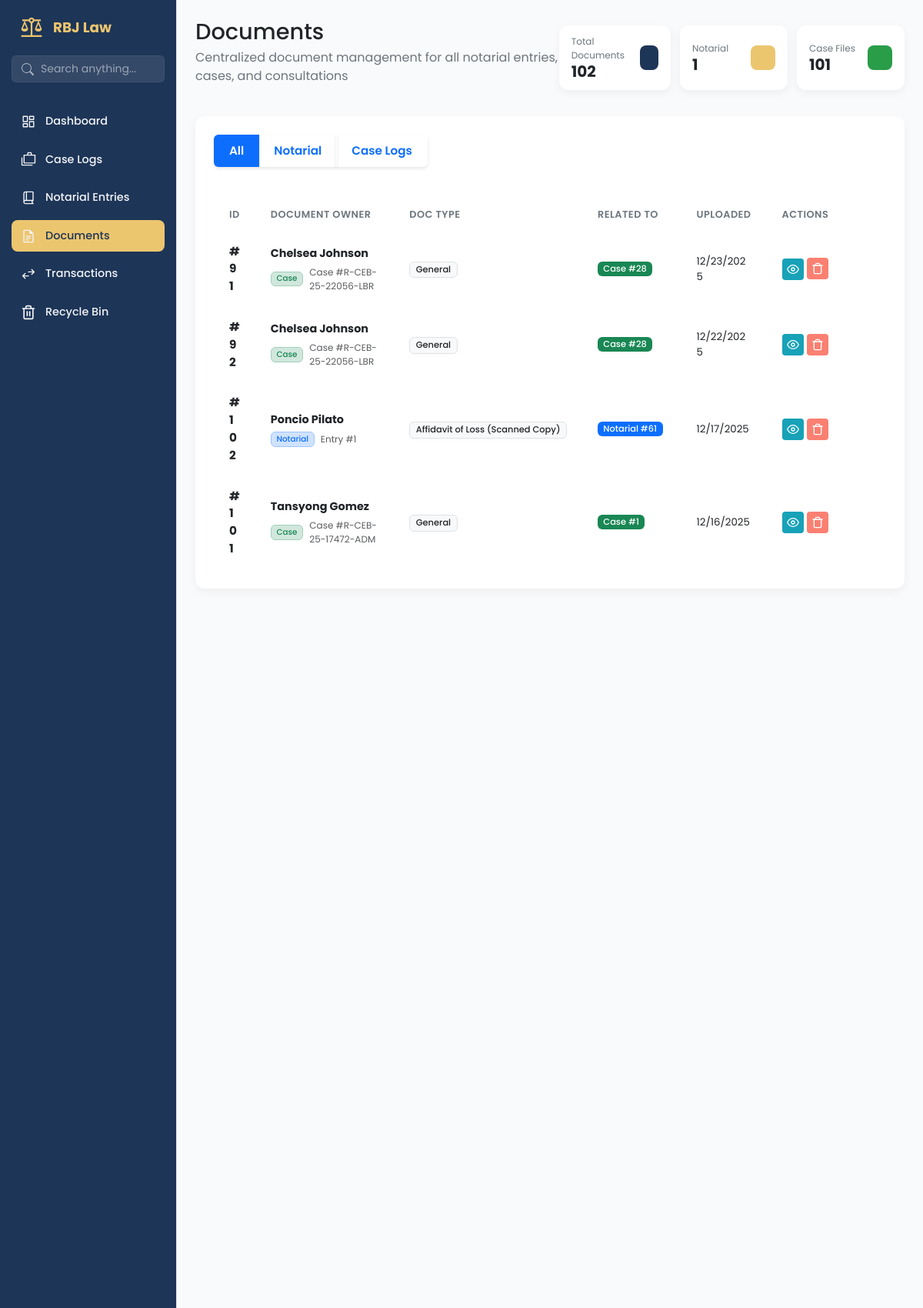
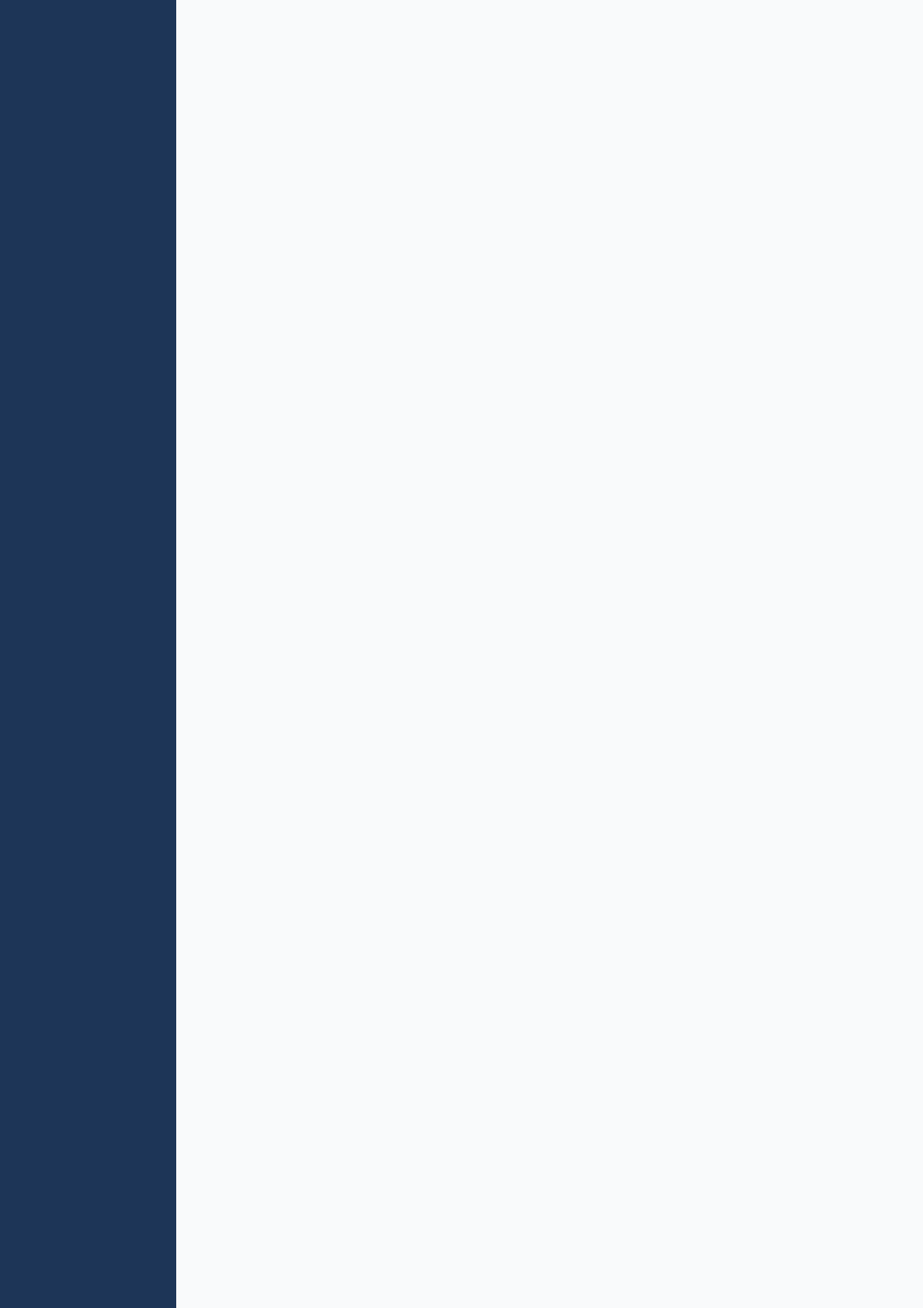
The page /documents/ (signed in, upper part) on the database its author committed (2 pictures, top to bottom).
### app/models/document_mdl.py (models this page shows, shortened)
class Document(db.Model, SoftDeleteMixin):
    __tablename__ = 'documents'
    id = db.Column(db.Integer, primary_key=True)
    filename = db.Column(db.String(255), nullable=False)
    file_path = db.Column(db.String(500), nullable=False)
    file_type = db.Column(db.String(50), nullable=True)
    file_size = db.Column(db.Integer, nullable=True)  # in bytes
    document_type = db.Column(db.String(100), nullable=True)  # e.g., Affidavit, ID, SPA Draft, etc.
    notes = db.Column(db.Text, nullable=True)
    document_status = db.Column(db.String(50), default='Pending', nullable=False)
    parent_type = db.Column(db.String(50), nullable=False)  # 'notarial_entry', 'case', 'client'
    parent_id = db.Column(db.Integer, nullable=False)
    uploaded_by = db.Column(db.Integer, db.ForeignKey('users.id'), nullable=True)
    uploaded_at = db.Column(db.DateTime, default=datetime.utcnow)
    last_modified = db.Column(db.DateTime, default=datetime.utcnow, onupdate=datetime.utcnow)
    uploader = db.relationship('User', backref='uploaded_documents', lazy=True)

### app/routes/documents_routes.py (the view)
@documents_bp.route('/')
@staff_or_admin_required
@login_required
def documents_page():
    document_type = request.args.get('type', 'all')
    query = Document.query
    if current_user.role == 'staff':
        query = query.filter(Document.parent_type != 'case')
    if document_type != 'all':
        query = query.filter_by(parent_type=document_type)
    search_term = request.args.get('search', '')
    if search_term:
        query = query.filter(or_(
            Document.filename.ilike(f'%{search_term}%'),
            Document.notes.ilike(f'%{search_term}%')
        ))
    documents = query.order_by(Document.uploaded_at.desc()).all()
    for doc in documents:
        doc.context_name = "Unknown Client"
        doc.context_ref = f"ID: {doc.parent_id}"
        if doc.parent_type == 'notarial_entry':
            entry = NotarialEntry.query.get(doc.parent_id)
            if entry:
                doc.context_ref = f"Entry #{entry.not_entry_num}"
                if entry.parties:
                    primary_party = entry.parties[0].party_name
                    if len(entry.parties) > 1:
                        doc.context_name = f"{primary_party} et al."
                    else:
                        doc.context_name = primary_party
                else:
                    doc.context_name = "No Party Listed"
        elif doc.parent_type == 'case':
            case = Case.query.get(doc.parent_id)
            if case:
                doc.context_ref = f"Case #{case.case_number}"
                if case.client:
                    doc.context_name = f"{case.client.first_name} {case.client.last_name}"
                else:
                    doc.context_name = case.title  # Fallback to case title if no client
            else:
                doc.context_name = "Deleted Case"
                doc.context_ref = f"ID: {doc.parent_id}"
        elif doc.parent_type == 'consultation':
            pass
        elif doc.parent_type == 'client':
            client = Client.query.get(doc.parent_id)
            if client:
                doc.context_name = f"{client.first_name} {client.last_name}"
                doc.context_ref = "Client File"
    return render_template('documents_page.html',
                         documents=documents,
                         current_filter=document_type,
                         search_term=search_term)

### app/utils/permissions.py (called while the page is built)
def staff_or_admin_required(f):
    @wraps(f)
    def decorated_function(*args, **kwargs):
        if not current_user.is_authenticated:
            flash('Please login to access this page.', 'error')
            return redirect(url_for('auth.login'))
        if current_user.role not in ['admin', 'staff']:
            flash('Staff or Administrator access required.', 'error')
            return redirect(url_for('dashboard.dashboard_page'))
        return f(*args, **kwargs)
    return decorated_function

### app/templates/documents_page.html (shortened to what this page needs)
{% extends 'base.html' %}
{% block content %}
<main class="dashboard-content">
    <header class="dashboard-header">
        <div>
            <h1>Documents </h1>
            <p>Centralized document management for all notarial entries, cases, and consultations</p>
        </div>
        <div style="display: flex; justify-content: space-between; gap: 12px;">
            <div class="data-card data-card--sm">
                <div class="data-card__info">
                    <span class="data-card__title">Total Documents</span>
                    <span class="data-card__value">{{ documents|length }}</span>
                </div>
                <div class="data-card__icon data-card__icon--blue"></div>
            </div>
            <div class="data-card data-card--sm">
                <div class="data-card__info">
                    <span class="data-card__title">Notarial</span>
                    <span class="data-card__value">
                        {% set notarial_count = [] %}
                        {{ notarial_count|length }}
                    </span>
                </div>
                <div class="data-card__icon data-card__icon--gold"></div>
            </div>
            {% if current_user.role != 'staff' %}
            <div class="data-card data-card--sm">
                <div class="data-card__info">
                    <span class="data-card__title">Case Files</span>
                    <span class="data-card__value">
                        {% set case_count = [] %}
                        {{ case_count|length }}
                    </span>
                </div>
                <div class="data-card__icon data-card__icon--green"></div>
            </div>
            {% endif %}
                        {% set consultation_count = [] %}
        </div>
    </header>
    <section class="content-section">
        <div class="panel-card" >
            <div class="filter-buttons mb-4" style="display: flex; justify-content: space-between;">
                <div class="btn-group" role="group" aria-label="Document filters">
                    <button type="button" class="btn btn-outline-primary active" data-filter="all">
                        All
                    </button>
                    <button type="button" class="btn btn-outline-primary" data-filter="notarial_entry">
                        Notarial
                    </button>
                    {% if current_user.role != 'staff' %}
                    <button type="button" class="btn btn-outline-primary" data-filter="case">
                        Case Logs
                    </button>
                    {% endif %}
                </div>
            </div>
            <div class="table-wrapper" style="overflow: scroll;" style="min-height: 80vh;">
                <table class="table">
                    <colgroup>
                        <col style="width: 5%">
                        <col style="width: 25%">
                        <col style="width: 10%">
                        <col style="width: 15%">
                        <col style="width: 10%">
                        <col style="width: 10%">
                        <col style="width: 10%">
                    </colgroup>
                    <thead>
                        <tr>
                            <th>ID</th>
                            <th>Document Owner</th>
                            <th>Doc Type</th>
                            <th>Related To</th>
                            <th>Uploaded</th>
                            <th>Actions</th>
                        </tr>
                    </thead>
                    <tbody>
                        {% for document in documents %}
                        <tr class="document-row" data-parent-type="{{ document.parent_type }}">
                            <td><strong>#{{ document.id }}</strong></td>
                            <td>
                                <div class="d-flex flex-column">
                                    <span class="fw-bold text-dark" style="font-size: 0.9rem;">
                                        {{ document.context_name }}
                                    </span>
                                    <div class="d-flex align-items-center mt-1">
                                        {% if document.parent_type == 'notarial_entry' %}
                                        <span
                                            class="badge bg-primary-subtle text-primary border border-primary-subtle me-2"
                                            style="font-size: 0.65rem;">Notarial</span>
                                        {% elif document.parent_type == 'case' %}
                                        <span
                                            class="badge bg-success-subtle text-success border border-success-subtle me-2"
                                            style="font-size: 0.65rem;">Case</span>
                                        {% elif document.parent_type == 'consultation' %}
                                        <span class="badge bg-info-subtle text-info border border-info-subtle me-2"
                                            style="font-size: 0.65rem;">Consultation</span>
                                        {% endif %}
                                        <small class="text-muted" style="font-size: 0.75rem;">
                                            {{ document.context_ref }}
                                        </small>
                                    </div>
                                </div>
                            </td>
                            <td><span class="badge bg-light text-dark border">{{ document.document_type or 'General'
                                    }}</span></td>
                            <td>
                                {% if document.parent_type == 'notarial_entry' %}
                                <span class="badge bg-primary mb-1">Notarial #{{ document.parent_id }}</span>
                                {% elif document.parent_type == 'case' %}
                                <span class="badge bg-success mb-1">Case #{{ document.parent_id }}</span>
                                {% else %}
                                <span class="badge bg-secondary mb-1">{{ document.parent_type|title }}</span>
                                {% endif %}
                            </td>
                            <td>
                                <div class="small">{{ document.uploaded_at.strftime('%m/%d/%Y') }}</div>
                            </td>
                            <td>
                                <div class="action-buttons" style="justify-content: start;">
                                    <a href="{{ url_for('documents.view_document', document_id=document.id) }}"
                                        target="_blank" class="btn-action btn-action--info" title="View">
                                        <svg xmlns="http://www.w3.org/2000/svg" width="16" height="16"
                                            viewBox="0 0 24 24" fill="none" stroke="currentColor" stroke-width="2"
                                            stroke-linecap="round" stroke-linejoin="round">
                                            <path d="M1 12s4-8 11-8 11 8 11 8-4 8-11 8-11-8-11-8z"></path>
                                            <circle cx="12" cy="12" r="3"></circle>
                                        </svg>
                                    </a>
                                    <form action="{{ url_for('documents.delete_document', document_id=document.id) }}"
                                        method="POST" style="display:inline;"
                                        onsubmit="return confirm('Are you sure you want to move this to trash?');">
                                        <button type="submit" class="btn-action btn-action--danger" style="background-color: salmon;" title="Move to trash">
                                        </button>
                                    </form>
                                </div>
                            </td>
                        </tr>
                        {% endfor %}
                    </tbody>
                </table>
            </div>
        </div>
    </section>
</main>
{% endblock %}

### app/static/css/components/sidebar.css (style rules this page uses)
:root { --sidebar-width: 230px; --color-royal-blue: #1D3557; --color-gold: #ecc56f; --color-text-dark: #374151; --color-text-gray: #6b7280; --color-bg-white: #ffffff; --color-hover-gray: #f3f4f6; }
body { min-height: 100vh; background-color: #f9fafb; margin: 0; }

### app/static/css/base/_variable.css (style rules this page uses)
:root { --color-bg-primary: #F4F4F4; --color-bg-secondary: #FFFFFF; --color-bg-search: #E9ECEF; --color-text-primary: #212529; --color-text-secondary: #6C757D; --color-text-white: #FFFFFF; --color-card-blue: #1D3557; --color-card-gold: #ecc56f; --color-card-green: #2A9D49; --shadow-light: 0 4px 12px rgba(0, 0, 0, 0.05); --border-radius-m: 12px; --border-radius-s: 8px; }

### app/static/css/components/_dashboard.css (style rules this page uses)
.dashboard-content { padding: 24px; }
.dashboard-header { display: flex; justify-content: space-between; align-items: center; margin-bottom: 24px; border-bottom: 1px solid var(--color-border-light); }
.dashboard-header h1 { margin: 0; font-size: 1.8rem; color: var(--color-text-primary); }
.dashboard-header p { margin-top: 4px; color: var(--color-text-secondary); }
.panel-card { background-color: var(--color-bg-secondary); padding: 24px; border-radius: var(--border-radius-m); box-shadow: var(--shadow-light); }
body { background-color: var(--color-bg-primary); font-family: -apple-system, BlinkMacSystemFont, "Segoe UI", Roboto, Helvetica, Arial, sans-serif; }

### app/static/css/components/_data-card.css (style rules this page uses)
.data-card { display: flex; justify-content: space-between; align-items: center; background-color: var(--color-bg-secondary); padding: 24px; border-radius: var(--border-radius-m); box-shadow: var(--shadow-light); }
.data-card__info { display: flex; flex-direction: column; }
.data-card__title { font-size: 0.9rem; color: var(--color-text-secondary); margin-bottom: 4px; }
.data-card__value { font-size: 2rem; font-weight: 700; color: var(--color-text-primary); }
.data-card__icon { width: 48px; height: 48px; border-radius: var(--border-radius-s); }
.data-card--sm { padding: 12px 16px; min-width: 140px; gap: 12px; }
.data-card--sm .data-card__title { font-size: 0.75rem; margin-bottom: 0; }
.data-card--sm .data-card__value { font-size: 1.25rem; line-height: 1.2; }
.data-card--sm .data-card__icon { width: 32px; height: 32px; }
.data-card__icon--blue { background-color: var(--color-card-blue); }
.data-card__icon--gold { background-color: var(--color-card-gold); }
.data-card__icon--green { background-color: var(--color-card-green); }

### app/static/css/components/_document-list.css (style rules this page uses)
.document-row { border-radius: var(--border-radius-s); transition: background-color 0.15s ease; }

### app/static/css/components/_table.css (style rules this page uses)
.table { width: 100%; border-collapse: collapse; table-layout: auto; margin-top: 16px }
.table thead th { font-weight: 600; color: var(--color-text-secondary); text-transform: uppercase; text-align: left; font-size: 0.8rem; padding: 12px 20px; border-bottom: 1px solid var(--color-border-light); letter-spacing: 0.5px; position: sticky; top: 0; background-color: #fff; z-index: 2; }
.table tbody td { padding: 15px 20px; color: var(--color-text-primary); font-size: 0.95rem; border-bottom: 1px solid var(--color-border-subtle); word-break: break-word; }
.table-wrapper { overflow-x: auto; width: 100%; max-height: 500px; overflow-y: auto; }

### app/static/css/components/_button.css (style rules this page uses)
.btn { display: inline-flex; align-items: center; justify-content: center; padding: 10px 20px; border: none; border-radius: 8px; cursor: pointer; font-weight: 600; font-size: 0.95rem; transition: all 0.2s ease; text-decoration: none; box-shadow: 0 2px 4px rgba(0, 0, 0, 0.1); }

### app/static/css/pages/login.css (style rules this page uses)
:root { --law-blue-dark: #0f172a; --law-blue-light: #1e293b; --law-gold: #c5a059; --law-gold-hover: #b08d4b; --text-dark: #333333; --text-light: #f8f9fa; --form-bg: #ffffff; --font-serif: 'Playfair Display', serif; --font-sans: 'Lato', sans-serif; }
body { font-family: var(--font-sans); color: var(--text-dark); }

### rows shown on the page
Document: id "91", context_name "Chelsea Johnson", parent_type "Case", context_ref "Case #R-CEB-25-22056-LBR", document_type "General", parent_id "28", uploaded_at "12/23/2025"
Document: id "92", context_name "Chelsea Johnson", parent_type "Case", context_ref "Case #R-CEB-25-22056-LBR", document_type "General", parent_id "28", uploaded_at "12/22/2025"
Document: id "102", context_name "Poncio Pilato", parent_type "Notarial", context_ref "Entry #1", document_type "Affidavit of Loss (Scanned Copy)", parent_id "61", uploaded_at "12/17/2025"
Document: id "101", context_name "Tansyong Gomez", parent_type "Case", context_ref "Case #R-CEB-25-17472-ADM", document_type "General", parent_id "1", uploaded_at "12/16/2025"

### other values the page prints
{{ documents|length }} "102"
{{ notarial_count|length }} "1"
{{ case_count|length }} "101"
